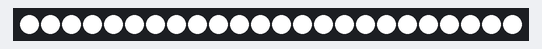
The sketch below on a simulated Arduino Uno, built with avr-gcc and run on an emulated ATmega328P. On the bench: 24 RGB LEDs in strip order, left to right. Dim RGB values are drawn brighter than linear.

Above: at 0.15 s.
At 39.43 s:
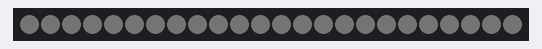

The sketch:

fade.ino
```cpp
#include <Adafruit_NeoPixel.h>
#ifdef __AVR__
#include <avr/power.h> // Required for 16 MHz Adafruit Trinket
#endif

#define PIN 6
#define NUMPIXELS 24


Adafruit_NeoPixel pixels(NUMPIXELS, PIN, NEO_GRB + NEO_KHZ800);

#define DELAYVAL 1 // Time (in milliseconds) to pause between pixels

void NeoFade(int FadeSpeed)
{
  int fspeed;
  for (int i = 0; i < NUMPIXELS; i++) { pixels.setPixelColor(i, 255, 255, 255); } for (int j = 255; j > 0; j=j-2)
  {
    pixels.setBrightness(j);
    pixels.show();
    delay(FadeSpeed);
  }
}

void setup() {
  pixels.begin();
}

void loop() {
  NeoFade(10);
}
```
